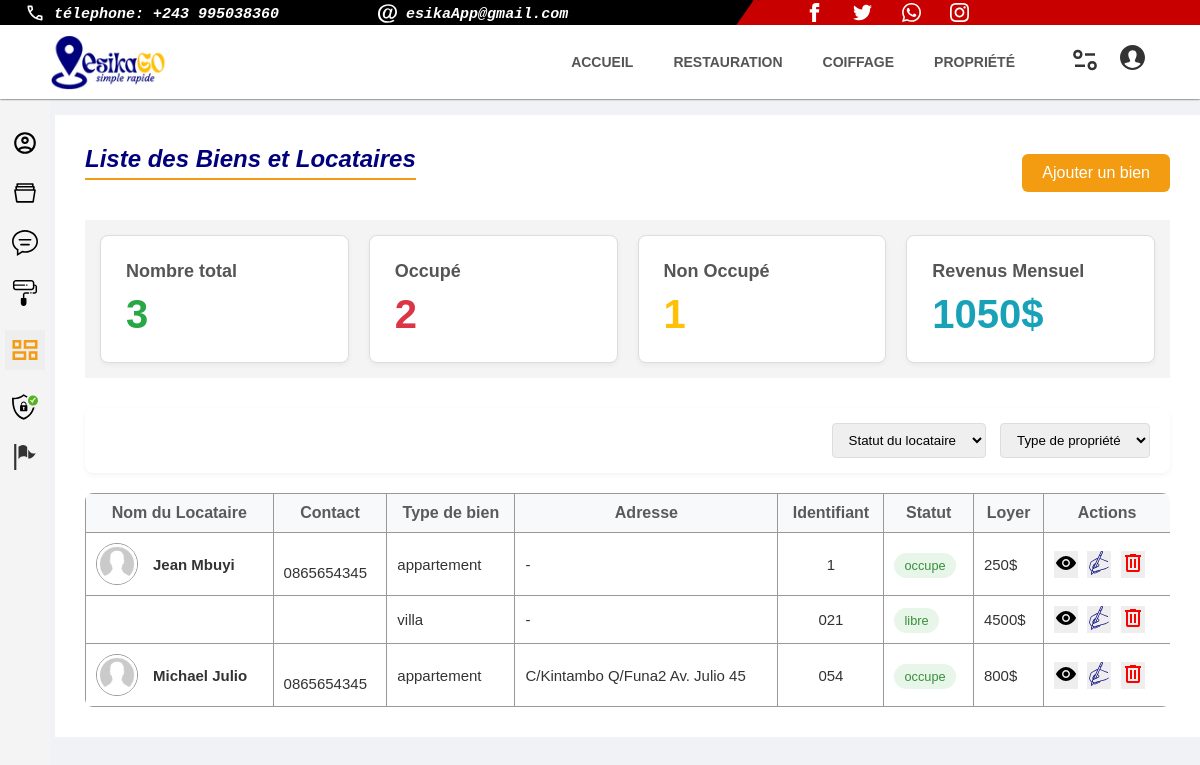
The page /bien_immobilier/ (signed in) on the database its author committed.
### immobilier/models.py (models this page shows, shortened)
class SaveProperty(models.Model):
    type_bien = models.CharField(max_length=25, null=True,blank=True)
    user = models.ForeignKey(MyUser, null=True,on_delete=models.CASCADE, related_name='property')
    adresse = models.CharField(max_length=255,default='-')
    statut = models.CharField(max_length=25, null=True,blank=True)
    montant = models.IntegerField(null=True, blank=True)
    devise_payement = models.CharField(max_length=25, default='$',blank=True)
    id_maison  = models.CharField(max_length=25, null=True,blank=True)
    nom_complet_occupant = models.CharField(max_length=255, null=True,blank=True)
    tel_occupant = models.CharField(max_length=25, null=True,blank=True)
    date_entrer = models.DateField(blank=True, null=True)
    garantie = models.IntegerField(null=True, blank=True)
    devise_garantie = models.CharField(max_length=25, default='$',blank=True)
    contratBail = models.FileField(null=True, blank=True, upload_to='document/')
    mail_occupant = models.EmailField(blank=True, null=True)

### immobilier/views.py (the view)
# urls.py: re_path('bien_immobilier/', views.bien_immobilier, name='bien_immobilier'),
def bien_immobilier(request):
    liste_blog = []
    nbr_biens =0
    occuper =0
    libre = 0
    revenus = 0
    try:
        property_all = SaveProperty.objects.filter(user=request.user)
        field_name = ['id','nom_complet_occupant','adresse','tel_occupant','type_bien','montant','id_maison','statut']
        data_property = []
        for property_item in property_all:
            if property_item.statut == 'occupe':
                occuper = occuper + 1
                revenus = revenus + property_item.montant
            property_dict = {}
            for field in field_name:
                field_value = getattr(property_item, field)
                if field_value is None:
                    field_value = ''
                property_dict[field] = field_value
            data_property.append(property_dict)
        nbr_biens = len(data_property)
        libre = nbr_biens - occuper
    except:
        pass
    if request.session['has_page']:
        administre  = BlogAdministrateur.objects.filter(user=request.user)
        for objet in administre:
                liste_blog.append(objet.blog)
    return render(request,'immobilier/bien_immobilier.html', {'liste_biens': data_property,'liste_blog':liste_blog,
    'nbr_biens':nbr_biens,'occuper':occuper,'libre':libre,'revenus':revenus})

### immobilier/templates/immobilier/bien_immobilier.html (shortened to what this page needs)
{% load static %}
{% load i18n %}
<!DOCTYPE html>
<html lang="fr">
<head>
    <link rel="stylesheet"   media="(min-width:900px)" href="{% static 'css/menu_desktop.css' %}">
    <link rel="stylesheet"   media="(max-width:900px)" href="{% static 'css/menu_mobile.css' %}">
    <link rel="stylesheet"   media="(max-width:900px)" href="{% static 'blog/css/blog_mobile.css' %}">
    <link rel="stylesheet"  media="(min-width:900px)"  href="{% static 'immobilier/css/bien_immobilier.css' %}">
    <link rel="stylesheet" href="https://cdnjs.cloudflare.com/ajax/libs/font-awesome/6.0.0-beta3/css/all.min.css">
</head>
<body>
    <div id="page_">
        {% include 'menu_desktop.html' %}
        {% include 'petit_menu_ordi_user.html' %}
<div class="main-content">
    <div class="header">
        <h2>Liste des Biens et  Locataires</h2>
        <div class="actions">
            <button class="primary"><a href="{% url 'save_property' %}">Ajouter un bien</a> </button>
        </div>
    </div>
    <div class="grid-container">
        <div class="card presence">
            <div class="card-header">
                <h3>Nombre total</h3>
            </div>
            <div class="statistic-value">{{ nbr_biens }}</div>
        </div>
        <div class="card absence">
            <div class="card-header">
                <h3>Occupé</h3>
            </div>
            <div class="statistic-value">{{ occuper }}</div>
        </div>
        <div class="card late">
            <div class="card-header">
                <h3>Non Occupé</h3>
            </div>
            <div class="statistic-value">{{ libre }}</div>
        </div>
        <div class="card hours">
            <div class="card-header">
                <h3>Revenus Mensuel</h3>
            </div>
            <div class="statistic-value">{{ revenus }}$</div>
        </div>
    </div>
    <div class="toolbar">
        <div class="filters">
            <select>
                <option>Statut du locataire</option>
            </select>
            <select>
                <option>Type de propriété</option>
            </select>
        </div>
    </div>
    <div class="tenant-list">
        <table>
            <thead>
                <tr>
                    <th>Nom du Locataire</th>
                    <th>Contact</th>
                    <th>Type de bien</th>
                    <th>Adresse</th>
                    <th>Identifiant</th>
                    <th>Statut</th>
                    <th>Loyer</th>
                    <th>Actions</th>
                </tr>
            </thead>
            <tbody>
                {% for bien in liste_biens %}
                <tr>
                    <td>
                        <div class="tenant-info">
                        {% if bien.nom_complet_occupant != '' %}
                            <img class="avatar" src="{% static 'img/images_profil/annonyme_user_man.png' %}" alt="Avatar Guy Hawkins">
                            <span  class="name">
                            {{ bien.nom_complet_occupant }}</span>
                        </div>
                        {% endif %}
                    </td>
                    <td>{{ bien.mail }} <br>{{ bien.tel_occupant }}</td>
                    <td>{{ bien.type_bien }}</td>
                    <td>{{ bien.adresse }}</td>
                    <td><span class="identifiant">{{ bien.id_maison }} </span> </td>
                    <td><span class="status active">{{ bien.statut}}</span></td>
                    <td>{{ bien.montant }}$</td>
                    <td class="action-buttons">
                        <a href="{% url 'historique_maison'  bien.id  %}" title="Voir">
                        </a>
                        <a href="" title="modifier">
                        </a>
                        <a href="" title="supprimer">
                        </a>
                    </td>
                </tr>
                {% endfor %}
            </tbody>
        </table>
    </div>
</div>
</div>
</body>
</html>

### static/css/menu_desktop.css (style rules this page uses)
* { box-sizing: inherit; }

### static/css/menu_mobile.css (style rules this page uses)
.logo span,h2 { display: block; }
* { box-sizing: inherit; }

### immobilier/static/immobilier/css/bien_immobilier.css (style rules this page uses)
body { font-family: Arial, sans-serif; margin: 0; padding: 0px; background-color: #f0f2f5; color: #333;scrollbar-width: thin; }
#page_ { padding: 0px; }
.main-content { flex-grow: 1; padding: 30px;background-color: #ffffff; margin-left: 55px;margin-top: 10px; }
.header { display: flex; justify-content: space-between; align-items: center; margin-bottom: 20px; }
.header h2 { font-size: 28px; color: #333; margin: 0; font-size: 35px; font-weight: 400; font-style: italic; margin-bottom: 20px; font-size: 1.5em; color: #555; margin-top: 0; border-bottom: 2px solid #f39c12; padding-bottom: 5px; display: inline-block;font-weight: 700;color: rgb(0,0,125); font-style: italic; }
.header .actions button { padding: 10px 20px; border: none; border-radius: 6px; cursor: pointer; font-weight: 500; }
.header .actions .primary { background-color: #f39c12; color: white;font-size: 16px; }
.header .actions .primary a { text-decoration: none;color: white; }
.toolbar { display: flex; justify-content: space-between; align-items: center; background-color: #fff; padding: 15px 20px; border-radius: 8px; margin-bottom: 20px; box-shadow: 0 2px 5px rgba(0,0,0,0.05); }
.toolbar .filters select { border: 1px solid #ddd; padding: 8px 12px; border-radius: 4px; margin-left: 10px; }
.tenant-list { background-color: #fff; border-radius: 8px; overflow-x: auto; scrollbar-width: thin; }
.tenant-list table { width: 100%; border-collapse: collapse; }
.tenant-list th, .tenant-list td { padding: 10px 10px; text-align: left; border: 1px solid #999; }
.tenant-list th { background-color: #f8f9fa; font-weight: bold; color: #5a5a5a; text-align: center; }
.tenant-list td { vertical-align: middle;font-weight: 500; font-size: 15px; }
.tenant-list .avatar { width: 40px; height: 40px; border-radius: 50%; object-fit: cover; margin-right: 15px; border: 1px solid #999; }
.tenant-list .tenant-info { display: flex; align-items: center; }
.tenant-list .status { padding: 5px 10px; border-radius: 20px; font-weight: 500; font-size: 0.85em; }
.tenant-list .status.active { background-color: #e8f5e9; color: #388e3c; }
.tenant-list .action-buttons { cursor: pointer; justify-content: center;align-items: center; }
.tenant-list .action-buttons a svg { width: 24px;height: 24px;gap: 15px; }
.tenant-list .action-buttons a { display: flex; cursor: pointer;background-color: #eee; margin-right: 5px;display: inline-block; }
.name { font-weight: bold; color: #333;font-size: 15px; }
.grid-container { background-color: #f4f4f4;padding: 15px; display: grid; grid-template-columns: repeat(auto-fit, minmax(200px, 1fr)); gap: 20px; margin-bottom: 30px; }
.card { background-color: #ffffff; padding: 25px;border: 1px solid #ddd; border-radius: 8px; box-shadow: 0 2px 5px rgba(0,0,0,0.05); }
.card-header { display: flex; justify-content: space-between; align-items: center; }
.card-header h3 { margin: 0; color: #555;font-size: 18px; }
.statistic-value { font-size: 2.5em; font-weight: bold; margin-top: 10px; }
.card.presence .statistic-value { color: #28a745; }
.card.absence .statistic-value { color: #dc3545; }
.card.late .statistic-value { color: #ffc107; }
.card.hours .statistic-value { color: #17a2b8; }
.identifiant { margin: auto;display: block;text-align: center; }

### blog/static/blog/css/blog_mobile.css (style rules this page uses)
html, body { width: 100%; margin: 0px; padding: 0px; font-family: 'Open Sans',Helvetica, Arial, sans-serif; min-height: 100vh; box-sizing: border-box; }
* { box-sizing: inherit; }

### rows shown on the page
SaveProperty: nom_complet_occupant "Jean Mbuyi", tel_occupant "0865654345", type_bien "appartement", statut "occupe"
SaveProperty: type_bien "villa", id_maison "021", statut "libre"
SaveProperty: nom_complet_occupant "Michael Julio", tel_occupant "0865654345", type_bien "appartement", adresse "C/Kintambo Q/Funa2 Av. Julio 45", id_maison "054", statut "occupe"

### other values the page prints
{{ nbr_biens }} "3"
{{ occuper }} "2"
{{ libre }} "1"
{{ revenus }} "1050"
{{ bien.adresse }} "-" "-"
{{ bien.id_maison }} "1"
{{ bien.montant }} "250" "4500" "800"
